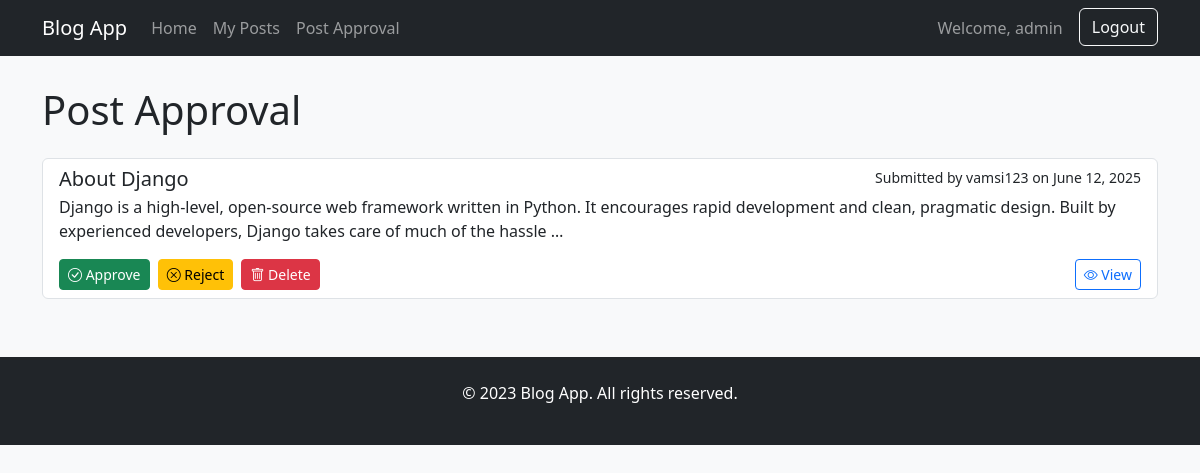
/post-approval/ (signed in), run on the app's committed database.
### users/models.py (models this page shows, shortened)
class User(AbstractUser):
    email = models.EmailField(_('email address'), unique=True)
    bio = models.TextField(max_length=500, blank=True)
    profile_picture = models.ImageField(upload_to='profile_pics/', blank=True, null=True)

### blog/models.py (models this page shows, shortened)
class Post(models.Model):
    STATUS_CHOICES = (
        ('draft', 'Draft'),
        ('pending', 'Pending Approval'),
        ('approved', 'Approved'),
        ('rejected', 'Rejected'),
    )
    title = models.CharField(max_length=200)
    content = models.TextField()
    author = models.ForeignKey(settings.AUTH_USER_MODEL, on_delete=models.CASCADE)
    status = models.CharField(max_length=10, choices=STATUS_CHOICES, default='draft')
    created_at = models.DateTimeField(default=timezone.now)
    updated_at = models.DateTimeField(auto_now=True)

### blog/views.py (the view)
# urls.py: path('post-approval/', views.post_approval, name='post-approval'),
@user_passes_test(is_admin)
def post_approval(request):
    pending_posts = Post.objects.filter(status='pending').order_by('-created_at')
    context = {
        'pending_posts': pending_posts,
    }
    return render(request, 'blog/admin/post_approval.html', context)

### blog/views.py (called while the page is built)
def is_admin(user):
    return user.is_staff

### blog/templates/blog/admin/post_approval.html
{% extends 'blog/base.html' %}
{% load static %}
{% block content %}
    <h1 class="mb-4">Post Approval</h1>
    {% if pending_posts %}
        <div class="list-group">
            {% for post in pending_posts %}
                <div class="list-group-item list-group-item-action">
                    <div class="d-flex w-100 justify-content-between">
                        <h5 class="mb-1">{{ post.title }}</h5>
                        <small>Submitted by {{ post.author.username }} on {{ post.created_at|date:"F d, Y" }}</small>
                    </div>
                    <p class="mb-1">{{ post.content|truncatewords:30 }}</p>
                    <div class="mt-3">
                        <a href="{% url 'approve-post' post.pk %}" class="btn btn-sm btn-success me-1">
                            <i class="bi bi-check-circle"></i> Approve
                        </a>
                        <a href="{% url 'reject-post' post.pk %}" class="btn btn-sm btn-warning me-1">
                            <i class="bi bi-x-circle"></i> Reject
                        </a>
                        <a href="{% url 'admin-delete-post' post.pk %}" class="btn btn-sm btn-danger">
                            <i class="bi bi-trash"></i> Delete
                        </a>
                        <a href="{% url 'post-detail' post.pk %}" class="btn btn-sm btn-outline-primary float-end">
                            <i class="bi bi-eye"></i> View
                        </a>
                    </div>
                </div>
            {% endfor %}
        </div>
    {% else %}
        <div class="alert alert-success">No posts pending approval.</div>
    {% endif %}
{% endblock %}

### blog/templates/blog/base.html (shortened to what this page needs)
{% load static %}
<!DOCTYPE html>
<html lang="en">
<head>
    <link href="https://cdn.jsdelivr.net/npm/bootstrap@5.3.0/dist/css/bootstrap.min.css" rel="stylesheet">
    <link rel="stylesheet" href="https://cdn.jsdelivr.net/npm/bootstrap-icons@1.10.0/font/bootstrap-icons.css">
    <link rel="stylesheet" href="{% static 'blog/css/styles.css' %}">
</head>
<body>
    <nav class="navbar navbar-expand-lg navbar-dark bg-dark">
        <div class="container">
            <a class="navbar-brand" href="{% url 'post-list' %}">Blog App</a>
            <div class="collapse navbar-collapse" id="navbarNav">
                <ul class="navbar-nav me-auto">
                    <li class="nav-item">
                        <a class="nav-link" href="{% url 'post-list' %}">Home</a>
                    </li>
                    {% if user.is_authenticated %}
                        <li class="nav-item">
                            <a class="nav-link" href="{% url 'user-posts' %}">My Posts</a>
                        </li>
                        {% if user.is_staff %}
                            <li class="nav-item">
                                <a class="nav-link" href="{% url 'post-approval' %}">Post Approval</a>
                            </li>
                        {% endif %}
                    {% endif %}
                </ul>
                <div class="d-flex">
                    {% if user.is_authenticated %}
                        <span class="navbar-text me-3">Welcome, {{ user.username }}</span>
                      <form method="POST" action="{% url 'logout' %}" class="d-inline">
    <button type="submit" class="btn btn-outline-light">Logout</button>
</form>
                    {% else %}
                        <a href="{% url 'login' %}" class="btn btn-outline-light me-2">Login</a>
                        <a href="{% url 'register' %}" class="btn btn-light">Register</a>
                    {% endif %}
                </div>
            </div>
        </div>
    </nav>
    <main class="container my-4">
        {% block content %}{% endblock %}
    </main>
    <footer class="bg-dark text-white py-4 mt-5">
        <div class="container text-center">
            <p>&copy; 2023 Blog App. All rights reserved.</p>
        </div>
    </footer>
</body>
</html>

### blog/static/blog/css/styles.css (style rules this page uses)
body { background-color: #f8f9fa; }
.navbar { margin-bottom: 30px; }
.list-group-item { margin-bottom: 10px; border-radius: 5px; }

### data on the page
User: username "admin"
Post: title "About Django", author.username "vamsi123", created_at "June 12, 2025", content "Django is a high-level, open-source web framework written in Python. It encourages rapid development and clean, pragmatic design. Built by experienced developers, Django takes care of much of the hassle …"
